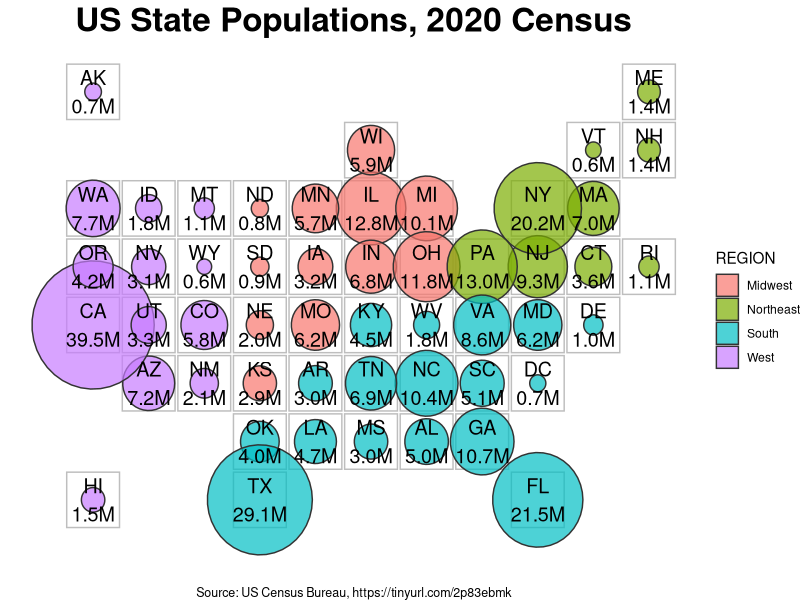
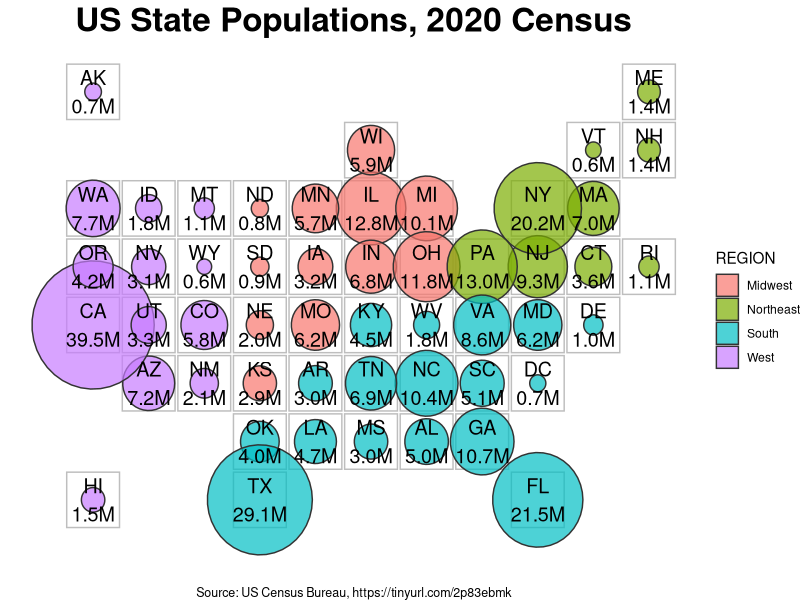

Recreate these plots in R, in order.
#.....................................................
# Carl Schmertmann
# 11 Jan 2022
# 
# tile map of US states + circles with areas 
# proportional to 2020 Census populations
# 
# pop data is from 
# https://data.census.gov/cedsci/table?hidePreview=true&tid=PEPPOP2021.NST_EST2021_POP
#
# I created the tile "grid" in US-state-tile-info.csv 
# manually, by copying someone else's arrangment and then 
# indexing locations with integers: (0,0) for SW 
# corner [Hawaii], (10,7) for NE corner [Maine], etc.
# 
# The calculations use the integer locations of the 
# states as the bottom left corner of each state's 
# rectangle
#.....................................................

library(tidyverse) 

# read tile locations and populations ----
US_tiles = read_csv('US-state-tile-info.csv')
US_pop = read_csv('US-population-data.csv')

US = full_join(US_tiles, US_pop)

# generate XY data ----
# population circles centered on middle of each
# state's rectangle

make_circle = function(xx,yy,rr, n=40) {
  theta = seq(0, 2*pi, length.out=n)
  tibble(x = xx + rr * cos(theta),
         y = yy + rr * sin(theta))
}

# calculate a radius scaling factor K so that
# the area of each state's circle will be proportional 
# to its 2020 Census Population, and so that the 
# biggest radius equals an arbitrarily chosen "max_radius"
#
# pi * R^2 will equal population * K^2
# so K = max_radius * sqrt(pi/max_pop)

max_radius   = 1.1
max_pop      = max( US$census_Apr2020)
K            = sqrt( pi/max_pop) * max_radius 

circles = tibble()

for (i in 1:nrow(US)) {
  tmp = make_circle( US$grid_x[i] + 0.5,
                     US$grid_y[i] + 0.5,
                     rr = K * sqrt( US$census_Apr2020[i] / pi)) %>% 
        mutate(abb      = US$abb[i],
               name     = US$name[i],
               division = US$division[i],
               region   = US$region[i])
  
  circles = bind_rows(circles, tmp)
}

# create labels with population summaries ----

US$state_labels = (US$census_Apr2020 /1e6) %>% 
  sprintf("%.1f",.) %>% 
  paste0(US$abb,"\n",.,'M')

# construct tile map and add population circles ----

h = .025  # vert and horiz spacing between tiles will be 2h

TILEMAP = 
  ggplot(data=US) +
  aes(x=grid_x, y=grid_y, fill=region, label=state_labels) +
  geom_rect(aes(xmin=grid_x+h, xmax=grid_x + 1-h,
                ymin=grid_y+h, ymax=grid_y+1-h), color='grey', fill=NA) +
  geom_polygon(data=circles, aes(x=x,y=y, group=abb, fill=region),
               alpha=.70, inherit.aes = FALSE, color='grey20') +
  geom_text(nudge_x = .50, nudge_y = .50, size=5) +
  theme_void() +
  theme(plot.title   = element_text(hjust = 0.5, size=24, face='bold'),
        plot.caption = element_text(size=9, hjust=0.5)) +
  labs(title='US State Populations, 2020 Census',
       fill='REGION',
       caption='Source: US Census Bureau, https://tinyurl.com/2p83ebmk')

TILEMAP

# save the plot ----
ggsave(filename='US-tiles.png', width=11, height=8, dpi=300, bg='white')
